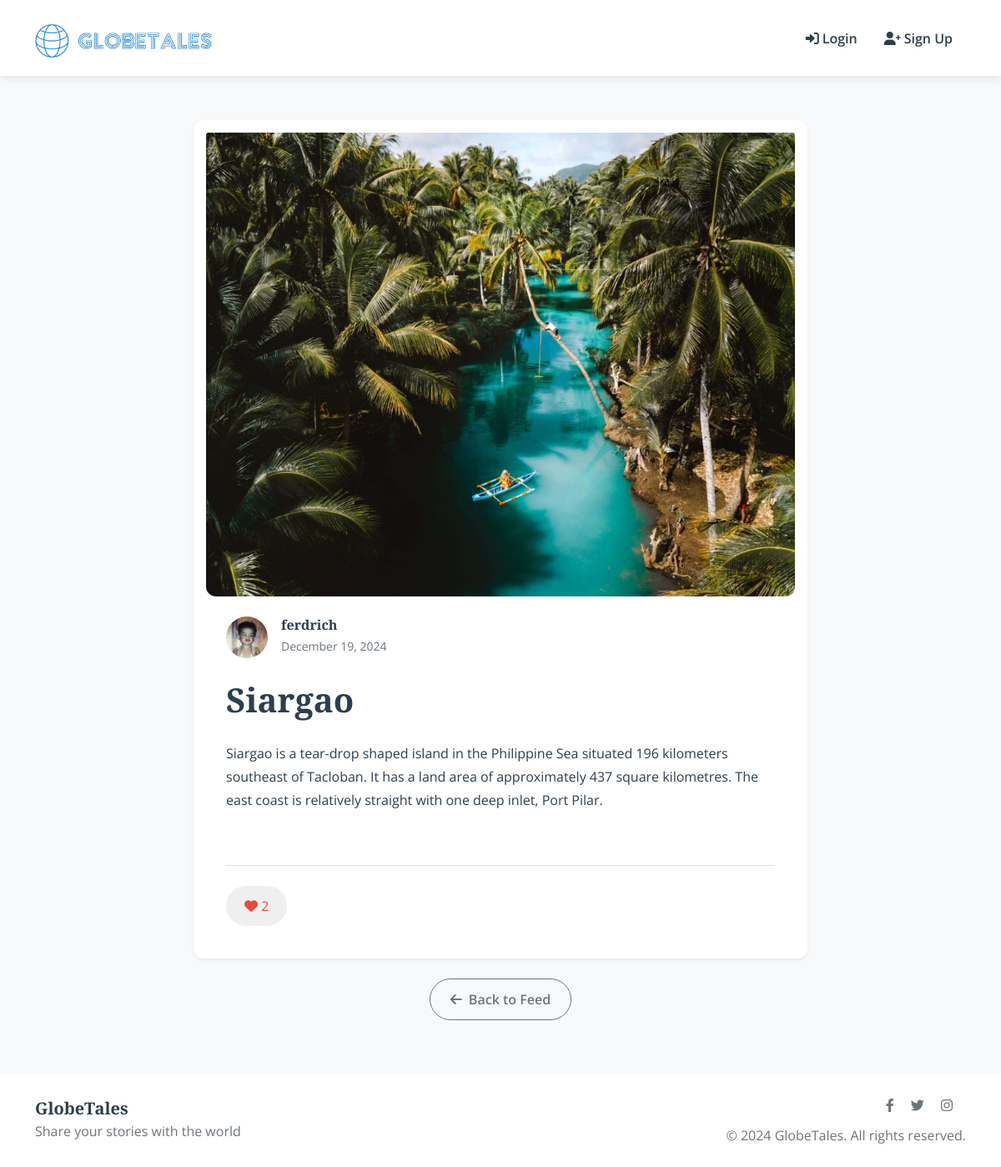
Screenshot of /post/15/ with the database file from the repository.
### blog/models.py (models this page shows)
class Post(models.Model):
    title = models.CharField(max_length=200, default='Untitled')
    caption = models.TextField()
    image = models.ImageField(upload_to='posts/')
    author = models.ForeignKey(User, on_delete=models.CASCADE)
    created_at = models.DateTimeField(auto_now_add=True)
    updated_at = models.DateTimeField(auto_now=True)
    likes = models.ManyToManyField(User, related_name='liked_posts', blank=True)

### accounts/models.py (models this page shows, shortened)
class Profile(models.Model):
    user = models.OneToOneField(User, on_delete=models.CASCADE, related_name='user_profile')
    avatar = models.ImageField(upload_to='profile_pics/', null=True, blank=True)

### blog/views.py (the view)
# urls.py: path('post/<int:pk>/', views.post_detail, name='post_detail'),
def post_detail(request, pk):
    post = get_object_or_404(Post, pk=pk)
    return render(request, 'blog/post_detail.html', {
        'post': post
    })

### accounts/templatetags/user_tags.py (called while the page is built, shortened)
@register.simple_tag
def user_avatar(user, size=40):
    try:
        if hasattr(user, 'user_profile'):
            profile = user.user_profile
            if profile and profile.avatar:
                return format_html(
                    '<img src="{}" class="rounded-circle" width="{}" height="{}" alt="{}">',
                    profile.avatar.url, size, size, user.username
                )
    except (Profile.DoesNotExist, AttributeError):
        pass

### blog/templates/blog/post_detail.html (shortened to what this page needs)
{% extends 'base.html' %}
{% load static %}
{% load user_tags %}
{% block content %}
<div class="container mt-5">
    <div class="row justify-content-center">
        <div class="col-lg-8">
            <article class="card shadow-sm">
                {% if post.image %}
                    <img src="{{ post.image.url }}" class="card-img-top" alt="{{ post.title }}">
                {% endif %}
                <div class="card-body">
                    <div class="d-flex align-items-center mb-4">
                        {% user_avatar post.author 50 %}
                        <div class="ms-3">
                            <h6 class="mb-0">{{ post.author.username }}</h6>
                            <small class="text-muted">{{ post.created_at|date:"F j, Y" }}</small>
                        </div>
                    </div>
                    <h1 class="card-title mb-4">{{ post.title }}</h1>
                    <p class="card-text">{{ post.caption }}</p>
                    <div class="d-flex justify-content-between align-items-center mt-4 pt-4 border-top">
                        <button class="like-btn {% if user in post.likes.all %}liked{% endif %}"
                                data-post-id="{{ post.pk }}">
                            <i class="fas fa-heart"></i>
                            <span class="likes-count">{{ post.likes.count }}</span>
                        </button>
                    </div>
                </div>
            </article>
            <div class="text-center mt-4">
                <a href="{% url 'index' %}" class="btn btn-outline-secondary rounded-pill">
                    <i class="fas fa-arrow-left me-2"></i>Back to Feed
                </a>
            </div>
        </div>
    </div>
</div>
{% endblock %}

### static/css/style.css (style rules this page uses)
:root { --primary-color: #2c3e50; --secondary-color: #3498db; --accent-color: #e74c3c; --background-color: #f8f9fa; --text-color: #2c3e50; --border-radius: 12px; --spacing-unit: 1rem; --transition-speed: 0.3s; }
body { font-family: 'Open Sans', sans-serif; font-size: 16px; line-height: 1.75; color: var(--text-color); background-color: var(--background-color); }
h1, h2, h3, h4, h5, h6 { font-family: 'Playfair Display', serif; font-weight: 700; line-height: 1.3; margin-bottom: var(--spacing-unit); }
h1 { font-size: 2.5rem; }
h6 { font-size: 1rem; }
.card { border: none; border-radius: var(--border-radius); box-shadow: 0 4px 6px rgba(0,0,0,0.1); margin-bottom: var(--spacing-unit); transition: transform var(--transition-speed) ease; overflow: hidden; height: auto; padding: 15px; display: flex; flex-direction: column; }
.card-body { flex: 1; padding: 1.5rem; display: flex; flex-direction: column; }
.btn { padding: 0.75rem 1.5rem; border-radius: 50px; font-weight: 600; transition: all var(--transition-speed) ease; }
.like-btn { color: var(--accent-color); border: 2px solid transparent; padding: 0.5rem 1.25rem; border-radius: 50px; transition: all var(--transition-speed) ease, border-color var(--transition-speed); }
.text-muted { color: #6c757d !important; }
img { max-width: 100%; height: auto; border-radius: var(--border-radius); }

### rows the page displays
Post: image (picture), author.username (picture), author.username "ferdrich", created_at "December 19, 2024", title "Siargao", caption "Siargao is a tear-drop shaped island in the Philippine Sea situated 196 kilometers southeast of Tacloban. It has a land area of approximately 437 square kilometres. The east coast is relatively straight with one deep inlet, Port Pilar.", likes.count "2"
